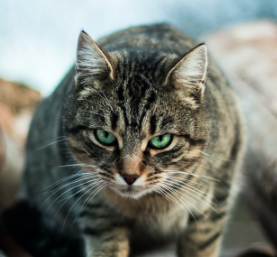
#> input picture VisLib/1.png, 277 x 257 px; the run also reads 2 pictures not shown here
$ python test.py
#> lines starting #> are read from the running program, lines starting #| are printed output that depends on the picture
### VisLib/VisLib/vis.py
import random
import string
import imageio
import webbrowser
import json
import matplotlib
import numpy as np
import shutil
import os
import warnings

import PIL


def generate_random_handler(randomlength):
   str_list = random.sample(string.digits + string.ascii_letters, randomlength)
   random_str = ''.join(str_list)
   return random_str


class PageJson():
   def __init__(self, **kwargs):
      self.imglist = kwargs['imglist']
      # self.imgcnt = kwargs['imgcnt']
      self.titlelist = kwargs['titlelist']
      self.mode = kwargs['mode']
      self.override = kwargs['override']
      self.layout= kwargs['layout']
      self.rectlist = kwargs['rectlist']
      self.dotlist = kwargs['dotlist']
      self.linelist = kwargs['linelist']

   def saveJson(self,str):
      js = json.dumps(self.__dict__)
      # print(js)
      fh = open(str, 'w')
      fh.write(js)
      fh.close()

class DrawJson():
   # [14 lines left out: functions __init__, saveJson, not called in this run]

class Rect():
   def __init__(self, xy, width, height, **kwargs):
      self.x = xy[0]
      self.y = xy[1]
      self.width = width
      self.height = height


      r = rectCheck(**kwargs)
      self.edgecolor = r["edgecolor"]
      self.linewidth = r["linewidth"]


      # [13 lines of commented-out code are left out]

   def makejson(self):
      return json.dumps(self.__dict__)

class Rects():
   def __init__(self, **kwargs):
      self.rects = []
      self.amount = 0

      d = {'edgecolor': matplotlib.colors.to_hex('r'),
           "linewidth": "1"}

      self.default = rectCheck(**kwargs,default =d)
      # print(self.default)

   def addRect(self,num,xy, width, height, **kwargs):
      while self.amount <= num:
         self.rects.append([])
         self.amount += 1
      self.rects[num].append(Rect(xy, width, height, **kwargs, default = self.default).makejson())


def rectCheck(**kwargs):
   ret = {}
   defaultDict = kwargs["default"]

   if 'edgecolor' in kwargs and 'c' in kwargs:
      raise RuntimeError("don't use edge color and c at the same time!")
   if 'edgecolor' in kwargs:
      ret["edgecolor"] = matplotlib.colors.to_hex(kwargs['edgecolor'])
   elif 'c' in kwargs:
      ret["edgecolor"] = matplotlib.colors.to_hex(kwargs['c'])
   else:
      ret["edgecolor"] = defaultDict["edgecolor"]

   if 'linewidth' in kwargs:
      ret["linewidth"] = kwargs['linewidth']
   else:
      ret["linewidth"] = defaultDict["linewidth"]
      # ret["linewidth"] = "1"

   return ret

class Dot():
   def __init__(self, xy, **kwargs):
      self.x = xy[0]
      self.y = xy[1]
      default = kwargs["default"]

      r = dotCheck(**kwargs)
      self.type = r["type"]
      self.color = r["color"]
      self.size = r["size"]
      self.label = r["label"]
      self.font = r["font"]
      self.textcolor = r["textcolor"]
      self.nooffset = r["nooffset"]
      self.str = r["str"]

      # [61 lines of commented-out code are left out]

   def makejson(self):
      return json.dumps(self.__dict__)

class Dots():
   def __init__(self, **kwargs):
      self.dots = []
      self.amount = 0
      d = {'type':'r',
           "color": matplotlib.colors.to_hex('r'),
           "size":1,
           "label":"",
           "font":"12px serif",
           "nooffset":False
           }
      self.default = dotCheck(**kwargs,default =d)


   def addDot(self,num,xy,**kwargs):
      while self.amount <= num:
         self.dots.append([])
         self.amount += 1
      self.dots[num].append(Dot(xy, **kwargs, default = self.default).makejson())


def dotCheck(**kwargs):
   ret = {}
   defaultDict = kwargs["default"]

   if 'type' in kwargs and 't' in kwargs:
      raise RuntimeError("don't use type and t at the same time!")
   if 'type' in kwargs:
      ret["type"] = kwargs['type']
      if len(ret["type"]) != 1:
         raise RuntimeError('dot type must be a character')
      supported = ".,vo^<>12348sp*hH+xDdc"
      if ret["type"] not in supported:
         raise RuntimeError('dot type must be in [.,vo^<>12348sp*hH+xDdc]')
   elif 't' in kwargs:
      ret["type"] = kwargs['t']
      if len(ret["type"]) != 1:
         raise RuntimeError('dot type must be a character')
      supported = ".,vo^<>12348sp*hH+xDdc"
      if ret["type"] not in supported:
         raise RuntimeError('dot type must be in [.,vo^<>12348sp*hH+xDdc]')
   else:
      ret["type"] = defaultDict['type']

   ret["str"] =""
   if ret["type"] == "c":
      if 'str' not in kwargs:
         raise RuntimeError('You must determine a str if the type is set to custom')
      else:
         ret["str"] = kwargs["str"]
   if 'str' in kwargs and ret["type"] != "c":
      raise RuntimeError('You must not set str if type is not set to custom')

   if 'color' in kwargs and 'c' in kwargs:
      raise RuntimeError("don't use edge color and c at the same time!")
   if 'color' in kwargs:
      ret["color"] = matplotlib.colors.to_hex(kwargs['color'])
   elif 'c' in kwargs:
      ret["color"] = matplotlib.colors.to_hex(kwargs['c'])
   else:
      ret["color"] = defaultDict['color']
      # ret["color"] = matplotlib.colors.to_hex('r')

   if 'size' in kwargs and 's' in kwargs:
      raise RuntimeError("don't use size and s at the same time!")
   if 'size' in kwargs:
      ret["size"] = kwargs['size']
   elif 's' in kwargs:
      ret["size"] = kwargs['s']
   else:
      ret["size"] = defaultDict['size']
      # ret["size"] = 1

   if 'label' in kwargs:
      ret["label"] = kwargs['label']
   elif 'l' in kwargs:
      ret["label"] = kwargs['l']
   else:
      ret["label"] = defaultDict['label']
      # ret["label"] = ""

   if 'font' in kwargs:
      ret["font"] = kwargs['font']
   else:
      ret["font"] = defaultDict['font']
      # ret["font"] = "12px serif"

   if 'textcolor' in kwargs:
      ret["textcolor"] = matplotlib.colors.to_hex(kwargs['textcolor'])
   else:
      ret["textcolor"] = ret["color"]

   if 'nooffset' in kwargs:
      if kwargs['nooffset']:
         ret["nooffset"] = True
      else:
         ret["nooffset"] = False
   else:
      ret["nooffset"] = defaultDict['nooffset']
      # ret["nooffset"] = False
   return ret


class Line():
   def __init__(self, xy, xy2, **kwargs):
      if "input_style" in kwargs:

         if kwargs["input_style"] not in ["c","m"]:
            raise RuntimeError('input_style must be in ["c","m"]')
         if kwargs["input_style"] == "c":
            self.x = xy[0]
            self.y = xy[1]
            self.x2 = xy2[0]
            self.y2 = xy2[1]

         if kwargs["input_style"] == "m":
            self.x = xy[0]
            self.y = xy2[0]
            self.x2 = xy[1]
            self.y2 = xy2[1]
      else:
         self.x = xy[0]
         self.y = xy2[0]
         self.x2 = xy[1]
         self.y2 = xy2[1]

      self.type=[]

      default = kwargs['default']
      # print(default)
      # print(default)
      # print(default)

      r = lineCheck(**kwargs)
      self.type = r["type"]
      self.color = r["color"]
      self.size = r["size"]

      # [50 lines of commented-out code are left out]

   def makejson(self):
      # print(json.dumps(self.__dict__))
      return json.dumps(self.__dict__)


class Lines():
   def __init__(self, **kwargs):
      self.lines = []
      self.amount = 0
      d = {'type':'solid','size':1, "color": matplotlib.colors.to_hex("r")}
      self.default = lineCheck(**kwargs,default =d)


   def addLine(self, num, xy, xy2, **kwargs):
      while self.amount <= num:
         self.lines.append([])
         self.amount += 1
      self.lines[num].append(Line(xy, xy2, **kwargs, default = self.default).makejson())


def lineCheck(**kwargs):
   ret = {}
   defaultDict = kwargs["default"]

   typeindex = 'soild'
   if 'type' in kwargs and 't' in kwargs:
      raise RuntimeError("don't use type and t at the same time!")
   elif 'type' in kwargs:
      typeindex = kwargs['type']
   elif 't' in kwargs:
      typeindex = kwargs['t']
   else:
      typeindex = defaultDict['type']
   #    print("typeindex = defaultDict['type']")
   # print(typeindex)

   if type(typeindex) == type('1'):
      supported = {'-': [],
                   ':': [1, 1],
                   '--': [5, 2],
                   '-.': [8, 1, 1, 1],
                   'solid': [],
                   'dotted': [1, 1],
                   'dashed': [5, 2],
                   'dashdot': [8, 1, 1, 1]
                   }
      if typeindex not in supported:
         raise RuntimeError(
            "line type must be in ['-', ':', '--', '-.', 'solid', 'dotted', 'dashed', 'dashdot'] or a list")
      else:
         ret["type"] = supported[typeindex]
   elif isinstance(typeindex, list) and np.array(typeindex).ndim == 1 and all(
           (isinstance(item, int) or isinstance(item, float)) for item in typeindex):
      ret["type"] = typeindex
   else:
      raise RuntimeError(
         "line type must be in ['-', ':', '--', '-.', 'solid', 'dotted', 'dashed', 'dashdot'] or a list")

   if 'color' in kwargs and 'c' in kwargs:
      raise RuntimeError("don't use edge color and c at the same time!")
   if 'color' in kwargs:
      ret["color"] = matplotlib.colors.to_hex(kwargs['color'])
   elif 'c' in kwargs:
      ret["color"] = matplotlib.colors.to_hex(kwargs['c'])
   else:
      ret["color"] = defaultDict['color']

   if 'size' in kwargs and 's' in kwargs:
      raise RuntimeError("don't use size and s at the same time!")
   if 'size' in kwargs:
      ret["size"] = kwargs['size']
   elif 's' in kwargs:
      ret["size"] = kwargs['s']
   else:
      ret["size"] = defaultDict['size']

   return ret


class VisLibSetting():
   def __init__(self, **kwargs):
      if 'scalemode' in kwargs:
         supported = ["auto","autofixed","given","fixed","original","a","af","g","f","o"]
         d = {"a":"auto",
              "af": "autofixed",
              "g": "given",
              "f": "fixed",
              "o":"original"
              }
         self.scalemode = kwargs['scalemode']
         if self.scalemode not in supported:
            raise RuntimeError('scalemode must be in ["auto","autofixed","given","fixed","original","a","af","g","f","o"]')
         if self.scalemode in d:
            self.scalemode = d[self.scalemode]
      else:
         self.scalemode = "auto"

      if 'scale' in kwargs:
         if self.scalemode in ["auto","autofixed", "original"]:
            raise RuntimeError('you can not determine imgscale if scalemode is auto, autofixed, or original')
         self.scale = kwargs['scale']
      else:
         if self.scalemode == "fixed":
            raise RuntimeError('you must specify a scale if scalemode is fixed')
         if self.scalemode == "given":
            raise RuntimeError('you must specify a scale if scalemode is given')
         self.scale = 1

      if self.scalemode == "original":
         self.scale = 1
         self.scalemode = "fixed"

      if 'allowDrag' in kwargs:
         self.allowDrag = kwargs['allowDrag']
      else:
         self.allowDrag = True

      if 'buttons' in kwargs:
         self.buttons = kwargs['buttons']
      else:
         self.buttons = True

      if 'titles' in kwargs:
         self.titles = kwargs['titles']
      else:
         self.titles = True

      if 'boxsize' in kwargs:
         self.boxsize = kwargs['boxsize']
      else:
         self.boxsize = (300,300)

      if 'borders' in kwargs:
         self.borders = kwargs['borders']
         if not isinstance(self.borders, type("1px solid black")):
            if isinstance(self.borders,int) or isinstance(self.borders,float):
               self.borders = "{}px solid black".format(self.borders)

      else:
         self.borders = "1px solid black"


      # [4 lines of commented-out code are left out]

   def makejson(self):
      return json.dumps(self.__dict__)


class ImageHandler():
   def __init__(self, *args, **kwargs):
      self.handles = []
      self.imglist = []
      self.titlelist = []
      self.rectlist = []

      self.dotlist = []

      self.linelist = []

      self.hasRect = False
      self.hasTitle = False
      self.hasDot = False
      self.hasLine = False
      self.imgs =[]
      self.dot = Dots()
      # print(kwargs)

      self.checkInput(*args, **kwargs)

      if not args and 'imgs' not in kwargs:
         if "open" not in kwargs:
            raise RuntimeError("You can not show page if there are no images")
         else:
            if kwargs["open"]:
               raise RuntimeError("You can not show page if there are no images")
         self.imgs = []
      else:
         self.imgs = list(args)
         if 'imgs' in kwargs:
            self.imgs = kwargs['imgs']


      if 'title' in kwargs:
         self.hasTitle = True
         self.titlelist = kwargs['title'][:]
      else:
         self.titlelist = [''] * len(self.imgs)
      if 'rect' in kwargs:
         self.hasRect = True
         self.rect = kwargs['rect']
      else:
         self.rect = Rects()
      if 'dot' in kwargs:
         self.hasDot = True
         self.dot = kwargs['dot']
      else:
         self.dot = Dots()
      if 'line' in kwargs:
         self.hasLine = True
         self.line = kwargs['line']
      else:
         self.line = Lines()

      open = True
      if "open" in kwargs:
         open = kwargs['open']

      self.inputscale = -1
      if 'override' in kwargs:
         o = kwargs['override']
         if isinstance(o.scale,list):
            self.inputscale = -1
            if len(o.scale)!=len(self.imgs):
               # print("if len(o.scale)!=len(self.imglist)")
               # print(len(self.imgs))
               raise RuntimeError('input override scale is not same length as the image array')
         else:
            self.inputscale = o.scale
            if self.inputscale <= 0:
               raise RuntimeError('inputscale must be a valid number')
            o.scale=[o.scale] * len(self.imgs)
         self.override = o
      else:
         o = VisLibSetting()
         self.inputscale = o.scale

         if self.inputscale <= 0:
            raise RuntimeError('inputscale must be a valid number')
         o.scale = [o.scale] * len(self.imglist)
         self.override = o

      for img in self.imgs:
         handle = generate_random_handler(20)
         imageio.imwrite("./static/image/"+handle+".png", img)
         # webbrowser.open('http://127.0.0.1:8000/show/'+handle)
         self.handles.append(handle)
         self.imglist.append(handle)

      if open:
         self.show()


       # 'http://127.0.0.1:8000/imagesource/json/GMJedBqSVIE5vUtgOLRu.json'

   # [64 lines left out: function addImg, not called in this run]


   def show(self):
      if not self.imgs:
         raise RuntimeError("You can not show page if there are no images")
      if len(self.rect.rects)>len(self.imgs):
         warnings.warn("You have more rects than images")


      if len(self.dot.dots)>len(self.imgs):
         warnings.warn("You have more dots than images")

      if len(self.line.lines)>len(self.imgs):
         warnings.warn("You have more lines than images")

      self.rectlist = json.loads(json.dumps(self.rect.rects[:]))
      self.dotlist = json.loads(json.dumps(self.dot.dots[:]))
      self.linelist = json.loads(json.dumps(self.line.lines[:]))

      self.jsonhandle = generate_random_handler(20)
      PageJson(imglist=self.imglist, titlelist=self.titlelist, override=self.override.makejson(), mode='1', layout='1',
               rectlist=self.rectlist, dotlist=self.dotlist, linelist=self.linelist).saveJson(
         "./static/json/" + self.jsonhandle + ".json")
      webbrowser.open('http://127.0.0.1:8000/showjs/' + self.jsonhandle)


   def checkInput(self, *args, **kwargs):
      argss = args
      if len(args) == 0 and 'imgs' not in kwargs:
         warnings.warn("noinput")
      if 'imgs' in kwargs:
         argss = kwargs['imgs']
         if len(args):
            raise RuntimeError("do not input arg if you are using array mode")

      if kwargs['caller'] == 'showimg':
         # print('showimg')
         if 'title' in kwargs:
            if not isinstance(kwargs['title'],str):
               raise RuntimeError('title should be a string')

      elif kwargs['caller'] == 'showimgs':
         # print('showimgs')
         if 'title' in kwargs:
            if not isinstance(kwargs['title'], list):
               raise RuntimeError('title should be a list')
            elif not all(isinstance(n, str) for n in kwargs['title']):

               raise RuntimeError('title should be a list of strings')
            elif len(kwargs['title'])!=len(argss):
               print('title list mismatch with images')
         # [9 lines of commented-out code are left out]


# [6 lines left out: function showimg, not called in this run]


def showimgs(*args, **kwargs):
   handles = []

   x = ImageHandler(*args, **kwargs, caller = 'showimgs')
   # for img in args:
   #    x = ImageHandler(img)
   #    handles.append(x.handle)
   return x


# [6 lines of commented-out code are left out]

def recycleall():
   input("Press anykey to clear all caches")
   p1 = './static/image/'
   p2 = './static/json/'
   shutil.rmtree(p1)
   os.mkdir(p1)
   shutil.rmtree(p2)
   os.mkdir(p2)

### VisLib/test.py
from numpy import *
from matplotlib.pyplot import *
from scipy import ndimage
from PIL import Image
import cv2

from VisLib import vis


# Basic Demo

def demo1():
    im1 = Image.open('1.png')
    c = vis.showimg(im1)
    # c = vis.showimg(im1,title = "cat")


# Basic Demo End

# Basic Demo2

# [50 lines left out: functions demo2, demo3, demo4, not called in this run]


# Iterative Demo2 End


"""
we no longer need to use this chunk of code
rect1 = vis.MakeRect([67,40],147,14)
rect2 = vis.MakeRect([87,130],93,18,edgecolor = 'w')
rect3 = vis.MakeRect([56,63],189,188,edgecolor = 'g',linewidth = 3)
rect4 = vis.MakeRect([120,27],66,55,edgecolor = 'cyan',linewidth = 1)
rect5 = vis.MakeRect([62,49],152,114,edgecolor = 'm',linewidth = 5)
rects1 = []
rects1.append(rect1)
rects1.append(rect2)
rects2 = []
rects2.append(rect3)
rects3 = []
rects3.append(rect4)
rects4 = []
rects4.append(rect5)
rectss=[]
rectss.append(rects1)
rectss.append(rects2)
rectss.append(rects3)
rectss.append(rects4)
"""
rects = vis.Rects(edgecolor='cyan', linewidth=1.5)
rects.addRect(0, [57, 90], 90, 20)
rects.addRect(0, [87, 130], 18, 18, edgecolor='m')
rects.addRect(1, [56, 63], 140, 120, linewidth=3)
rects.addRect(2, [0, 70], 350, 165, linewidth=1,edgecolor='m')
rects.addRect(3, [180, 40], 100, 114, edgecolor='m', linewidth=2)


# Rect Demo

# [17 lines left out: function rect_demo1, not called in this run]

# rect_demo1()


# Line Demo

lines = vis.Lines(color = 'cyan')
# [12 lines of commented-out code are left out]

lines.addLine(0,[0,200],[0,200],type = 'solid', size = 3)
lines.addLine(1,[0,200],[50,50],type = 'dashdot', color = 'b', size = 3)
lines.addLine(1,[0,200],[70,70],type = 'dotted', color = 'b', size = 3)
lines.addLine(1,[0,200],[90,90],type = 'solid', color = 'r', size = 2)
lines.addLine(2,[0,350],[90,90],type = 'solid',  size = 3)
lines.addLine(2,[0,350],[110,110],type = 'dotted',  size = 3)
lines.addLine(2,[0,350],[130,130],type = 'dashed',  size = 3)
lines.addLine(2,[0,350],[150,150],type = 'dashdot', color = 'black', size = 3)
lines.addLine(2,[0,350],[170,170],type = [1,2,3,4], color = 'r', size = 3)
lines.addLine(2,[0,350],[190,190],type = [0.5,2,0.5,0.1,0.5,2,3,4,1,3], color = 'cyan', size = 3)
lines.addLine(2,[0,350],[210,210],type = [1,2,3,4], color = 'm', size = 3)
lines.addLine(2,[0,350],[230,230],type = [4,3,2,1], color = 'r', size = 3)


# [21 lines left out: function line_demo, not called in this run]

# line_demo()

dots = vis.Dots(color = 'cyan', size = 2)
dots.addDot(0,[66,80], type = 's', color = 'w',size = 3, font = "20px Arial", textcolor = "cyan", label = "dot1")
dots.addDot(0,[0,0], type = 's', color = 'r',size = 0.5)
dots.addDot(0,[66,20], type = 's', color = 'r', font = "Italic 20px Arial", textcolor = "cyan", size = 5, l = "dot2")
dots.addDot(0,[13,80], type = 's', color = 'g', font = "20px serif", textcolor = "m", size = 5, l = "dot3")
dots.addDot(0,[66,50], type = '.', color = 'm', textcolor = "r", l = "dot4", size = 5)
dots.addDot(1,[33,60], type = 's', color = 'w', font = "Italic 14px Arial", textcolor = "w", size = 5, l = "dot5")
dots.addDot(2,[66,20], type = 'v', color = 'r', font = "Italic 20px Arial", textcolor = "cyan", size = 5, l = "dot6")


startx = 20
step = 13
size2 = 8

for id,ch in enumerate(".,vo^<>12348sp*hH+xDd"):
    dots.addDot(2, [startx + id * step, 80], color = 'black', type=ch, size = size2)

dots.addDot(2,[startx + len(".,vo^<>12348sp*hH+xDd") * step,80], color = 'black', type = 'c',str="♪", size = size2)#Done
dots.addDot(2,[startx + len(".,vo^<>12348sp*hH+xDd1") * step,80], color = 'black', type = 'c',str="草", size = size2)#Done
dots.addDot(2,[startx + len(".,vo^<>12348sp*hH+xDd11") * step,80], color = 'black', type = 'c',str="⊙", size = size2)#Done
dots.addDot(2,[startx + len(".,vo^<>12348sp*hH+xDd111") * step,80], color = 'black', type = 'c',str="😅", size = size2*0.75)#Done
dots.addDot(2,[startx + len(".,vo^<>12348sp*hH+xDd11") * step,80 - 15], color = 'black', type = 'c',str="leet", size = size2*0.75)#Done

# dots.addDot(2,[12,80], type = '.', color = 'g', size = 2)#Done
# dots.addDot(2,[15,80], type = 's', color = 'b', size = 2)#Done
# dots.addDot(2,[18,80], type = 'v', color = 'g', size = 2)#Done
# dots.addDot(2,[21,80], type = 'o', color = 'g', size = 2)#Done
# dots.addDot(2,[24,80], type = '<', color = 'g', size = 2)#Done
# dots.addDot(2,[27,80], type = '^')#Done
# dots.addDot(2,[30,80], type = '>')#Done
# dots.addDot(2,[33,80], type = '1')
# dots.addDot(2,[36,80], type = '2')
# dots.addDot(2,[39,80], type = '3')
# dots.addDot(2,[42,80], type = '4')
# dots.addDot(2,[45,80], type = '8')#Done
# dots.addDot(2,[48,80], type = ',')#Done
# dots.addDot(2,[51,80], type = 'p')#Done
# dots.addDot(2,[54,80], type = '*')#Done
# dots.addDot(2,[57,80], type = 'h')#Done
# dots.addDot(2,[60,80], type = 'H')#Done
# dots.addDot(2,[63,80], type = '+')#Done
# dots.addDot(2,[66,80], type = 'x')#Done
# dots.addDot(2,[69,80], type = 'D')#Done
# dots.addDot(2,[72,80], type = 'd')#Done


# [41 lines left out: functions dot_demo, setting_demo, not called in this run]

    # setting = vis.VisLibSetting(titles=False, buttons=False, borders="15px solid black")
    # vis.showimgs(imgs=[im1, im2, im3], title=titles, rect=rects, dot=dots, line=lines, override = setting)

# setting_demo()


def setting_demo2():

    im1 = Image.open('1.png')
    im = array(im1.convert('L'))
    H = array([[1.4, 0.05, -100], [0.05, 1.5, -100], [0, 0, 1]])
    im2 = ndimage.affine_transform(im, H[:2, :2], (H[0, 2], H[1, 2]))

    im3 = Image.open('2.png')
    titles = ["cat", "affine cat", "white_board"]


    setting = vis.VisLibSetting(allowDrag= False, boxsize = (600,600),
                                titles=False, buttons=False, borders="4px solid cyan")


    vis.showimgs(im1, im2, im3, title=titles, rect=rects, dot=dots, line=lines, override = setting)

setting_demo2()
#> in setting_demo2, im1 is the input picture: PIL image 277x257 RGB; mean R, G, B 118.4, 122.3, 114
#> in setting_demo2, `im = array(im1.convert('L'))`:
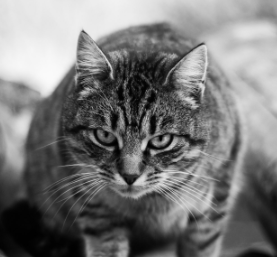
#> im: shape (257, 277); min 0, max 250, mean 120.2
#> in setting_demo2, `im2 = ndimage.affine_transform(im, H[:2, :2], (H[0, 2], H[1, 2]))`:
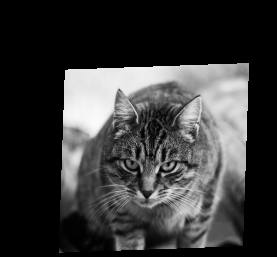
#> im2: shape (257, 277); min 0, max 250, mean 56.8
#> (the rest of the program and of its run is left out)
